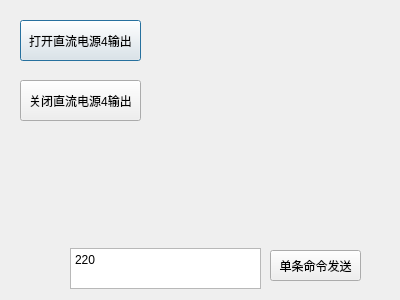
<?xml version="1.0" encoding="UTF-8"?>
<ui version="4.0">
 <class>Dialog_DC4_Setting</class>
 <widget class="QDialog" name="Dialog_DC4_Setting">
  <property name="geometry">
   <rect>
    <x>0</x>
    <y>0</y>
    <width>400</width>
    <height>300</height>
   </rect>
  </property>
  <property name="windowTitle">
   <string>DC4_Setting</string>
  </property>
  <property name="windowIcon">
   <iconset>
    <normalon>logo.jpg</normalon>
   </iconset>
  </property>
  <widget class="QTextEdit" name="textEdit_SendMessage">
   <property name="geometry">
    <rect>
     <x>70</x>
     <y>248</y>
     <width>191</width>
     <height>41</height>
    </rect>
   </property>
   <property name="html">
    <string>&lt;!DOCTYPE HTML PUBLIC &quot;-//W3C//DTD HTML 4.0//EN&quot; &quot;http://www.w3.org/TR/REC-html40/strict.dtd&quot;&gt;
&lt;html&gt;&lt;head&gt;&lt;meta name=&quot;qrichtext&quot; content=&quot;1&quot; /&gt;&lt;style type=&quot;text/css&quot;&gt;
p, li { white-space: pre-wrap; }
&lt;/style&gt;&lt;/head&gt;&lt;body style=&quot; font-family:'宋体'; font-size:10pt; font-weight:400; font-style:normal;&quot;&gt;
&lt;p style=&quot; margin-top:0px; margin-bottom:0px; margin-left:0px; margin-right:0px; -qt-block-indent:0; text-indent:0px;&quot;&gt;&lt;span style=&quot; font-family:'SimSun'; font-size:9pt;&quot;&gt;220&lt;/span&gt;&lt;/p&gt;&lt;/body&gt;&lt;/html&gt;</string>
   </property>
  </widget>
  <widget class="QPushButton" name="pushButton_SetDC4ON">
   <property name="geometry">
    <rect>
     <x>20</x>
     <y>20</y>
     <width>121</width>
     <height>41</height>
    </rect>
   </property>
   <property name="text">
    <string>打开直流电源4输出</string>
   </property>
  </widget>
  <widget class="QPushButton" name="pushButton_SetDC4OFF">
   <property name="geometry">
    <rect>
     <x>20</x>
     <y>80</y>
     <width>121</width>
     <height>41</height>
    </rect>
   </property>
   <property name="text">
    <string>关闭直流电源4输出</string>
   </property>
  </widget>
  <widget class="QPushButton" name="pushButton_SendMessage">
   <property name="geometry">
    <rect>
     <x>270</x>
     <y>250</y>
     <width>91</width>
     <height>31</height>
    </rect>
   </property>
   <property name="text">
    <string>单条命令发送</string>
   </property>
  </widget>
 </widget>
 <resources/>
 <connections/>
</ui>
